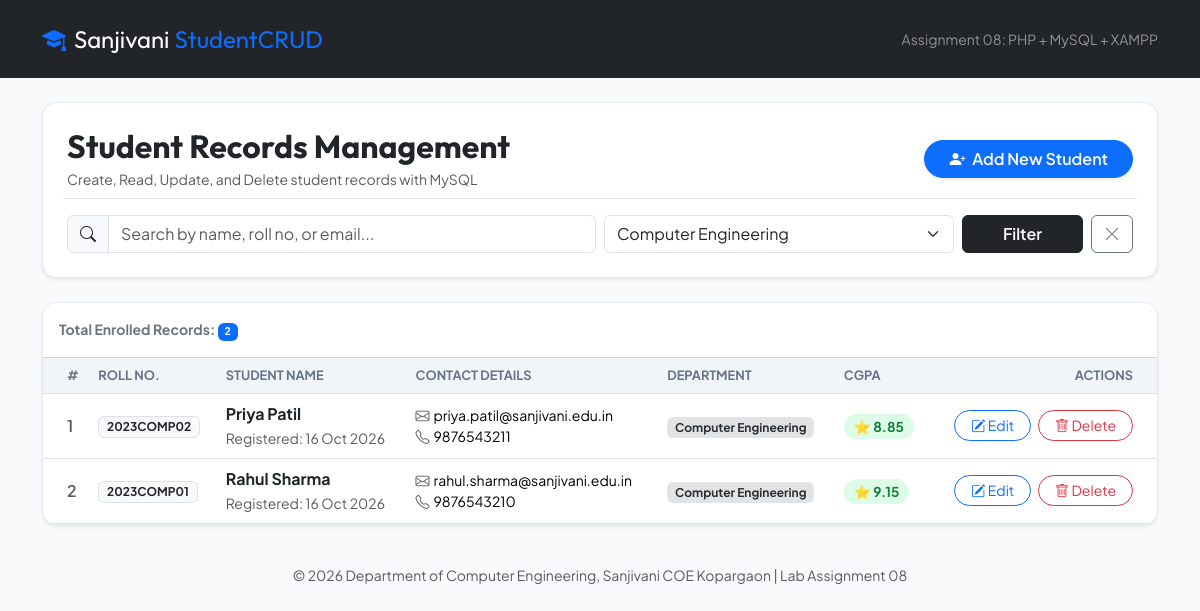
Page /index.php?dept=Computer Engineering on the committed database.
### tables this page shows
CREATE TABLE `students` (
  `id` INT AUTO_INCREMENT PRIMARY KEY,
  `roll_no` VARCHAR(20) NOT NULL UNIQUE,
  `name` VARCHAR(100) NOT NULL,
  `email` VARCHAR(100) NOT NULL UNIQUE,
  `phone` VARCHAR(15) NOT NULL,
  `department` VARCHAR(50) NOT NULL,
  `gpa` DECIMAL(3,2) NOT NULL DEFAULT 0.00,
  `created_at` TIMESTAMP DEFAULT CURRENT_TIMESTAMP
);

### index.php (the view, shortened to what this page needs)
<?php
require_once 'config.php';
$search = trim($_GET['search'] ?? '');
$dept = trim($_GET['dept'] ?? '');
$sql = "SELECT * FROM students WHERE 1=1";
$params = [];
if (!empty($dept)) {
    $sql .= " AND department = ?";
    $params[] = $dept;
}
$sql .= " ORDER BY id DESC";
$stmt = $pdo->prepare($sql);
$stmt->execute($params);
$students = $stmt->fetchAll();
$totalCount = count($students);
?>
<!DOCTYPE html>
<html lang="en">
<head>
  <link href="https://cdn.jsdelivr.net/npm/bootstrap@5.3.3/dist/css/bootstrap.min.css" rel="stylesheet">
  <link href="https://cdn.jsdelivr.net/npm/bootstrap-icons@1.11.3/font/bootstrap-icons.min.css" rel="stylesheet">
</head>
<body>
  <nav class="navbar navbar-dark bg-dark py-3">
    <div class="container">
      <a class="navbar-brand d-flex align-items-center gap-2 brand-font fs-4" href="index.php">
        <i class="bi bi-mortarboard-fill text-primary"></i>
        <span>Sanjivani <span class="text-primary">StudentCRUD</span></span>
      </a>
      <span class="navbar-text small text-white-50">
        Assignment 08: PHP + MySQL + XAMPP
      </span>
    </div>
  </nav>
  <div class="container py-4">
    <div class="card shadow-sm p-4 mb-4 bg-white">
      <div class="d-flex justify-content-between align-items-center flex-wrap gap-3 mb-3">
        <div>
          <h2 class="fw-bold mb-1">Student Records Management</h2>
          <p class="text-muted small mb-0">Create, Read, Update, and Delete student records with MySQL</p>
        </div>
        <a href="create.php" class="btn btn-primary rounded-pill px-4 fw-semibold shadow-sm">
          <i class="bi bi-person-plus-fill me-1"></i> Add New Student
        </a>
      </div>
      <form method="GET" action="index.php" class="row g-2 pt-2 border-top">
        <div class="col-md-6">
          <div class="input-group">
            <span class="input-group-text bg-light"><i class="bi bi-search"></i></span>
            <input type="text" name="search" class="form-control" placeholder="Search by name, roll no, or email..." value="<?= htmlspecialchars($search) ?>">
          </div>
        </div>
        <div class="col-md-4">
          <select name="dept" class="form-select">
            <option value="Computer Engineering" <?= $dept === 'Computer Engineering' ? 'selected' : '' ?>>Computer Engineering</option>
          </select>
        </div>
        <div class="col-md-2 d-flex gap-2">
          <button type="submit" class="btn btn-dark w-100 fw-semibold">Filter</button>
          <?php if (!empty($search) || !empty($dept)): ?>
            <a href="index.php" class="btn btn-outline-secondary" title="Reset Filters"><i class="bi bi-x-lg"></i></a>
          <?php endif; ?>
        </div>
      </form>
    </div>
    <div class="card shadow-sm overflow-hidden bg-white">
      <div class="card-header bg-white py-3 d-flex justify-content-between align-items-center">
        <span class="fw-bold text-secondary small">Total Enrolled Records: <span class="badge bg-primary"><?= $totalCount ?></span></span>
      </div>
      <div class="table-responsive">
        <table class="table table-hover align-middle mb-0">
          <thead>
            <tr>
              <th class="ps-4">#</th>
              <th>Roll No.</th>
              <th>Student Name</th>
              <th>Contact Details</th>
              <th>Department</th>
              <th>CGPA</th>
              <th class="text-end pe-4">Actions</th>
            </tr>
          </thead>
          <tbody>
            <?php if ($totalCount === 0): ?>
              <tr>
                <td colspan="7" class="text-center py-5 text-muted">
                  <i class="bi bi-inbox fs-1 d-block mb-2 text-secondary"></i>
                  <h5>No student records found</h5>
                  <p class="small">Try adjusting search parameters or click "Add New Student".</p>
                </td>
              </tr>
            <?php else: ?>
              <?php foreach ($students as $index => $row): ?>
                <tr>
                  <td class="ps-4 text-muted fw-semibold"><?= $index + 1 ?></td>
                  <td><span class="badge bg-light text-dark border fw-bold"><?= htmlspecialchars($row['roll_no']) ?></span></td>
                  <td>
                    <div class="fw-bold text-dark"><?= htmlspecialchars($row['name']) ?></div>
                    <small class="text-muted">Registered: <?= date('d M Y', strtotime($row['created_at'])) ?></small>
                  </td>
                  <td>
                    <div class="small"><i class="bi bi-envelope text-muted me-1"></i><?= htmlspecialchars($row['email']) ?></div>
                    <div class="small"><i class="bi bi-telephone text-muted me-1"></i><?= htmlspecialchars($row['phone']) ?></div>
                  </td>
                  <td>
                    <span class="badge bg-secondary-subtle text-secondary-emphasis"><?= htmlspecialchars($row['department']) ?></span>
                  </td>
                  <td>
                    <?php
                      $gpa = (float)$row['gpa'];
                      $badgeClass = ($gpa >= 8.5) ? 'gpa-high' : (($gpa >= 7.0) ? 'gpa-med' : 'gpa-low');
                    ?>
                    <span class="gpa-badge <?= $badgeClass ?>">
                      ⭐ <?= number_format($gpa, 2) ?>
                    </span>
                  </td>
                  <td class="text-end pe-4">
                    <a href="edit.php?id=<?= $row['id'] ?>" class="btn btn-sm btn-outline-primary rounded-pill px-3 me-1">
                      <i class="bi bi-pencil-square"></i> Edit
                    </a>
                    <a href="delete.php?id=<?= $row['id'] ?>" class="btn btn-sm btn-outline-danger rounded-pill px-3" onclick="return confirm('Permanently delete student <?= htmlspecialchars(addslashes($row['name'])) ?>?');">
                      <i class="bi bi-trash"></i> Delete
                    </a>
                  </td>
                </tr>
              <?php endforeach; ?>
            <?php endif; ?>
          </tbody>
        </table>
      </div>
    </div>
    <footer class="text-center text-muted small py-4 mt-3">
      &copy; 2026 Department of Computer Engineering, Sanjivani COE Kopargaon | Lab Assignment 08
    </footer>
  </div>
</body>
</html>

### index.php (style rules this page uses)
body { font-family: 'Plus Jakarta Sans', sans-serif; background-color: #f8fafc; color: #0f172a; }
h1, h2, h3, h4, .brand-font { font-family: 'Outfit', sans-serif; }
.card { border-radius: 14px; border: 1px solid #e2e8f0; }
.table thead th { background: #f1f5f9; font-size: 0.8rem; text-transform: uppercase; color: #64748b; font-weight: 700; }
.gpa-badge { padding: 4px 10px; border-radius: 9999px; font-weight: 700; font-size: 0.85rem; }
.gpa-high { background: #dcfce7; color: #15803d; }

### rows in the picture
students: roll_no "2023COMP02", name "Priya Patil", created_at "16 Oct 2026", email "priya.patil@sanjivani.edu.in", phone "9876543211", department "Computer Engineering", gpa "8.85"
students: roll_no "2023COMP01", name "Rahul Sharma", created_at "16 Oct 2026", email "rahul.sharma@sanjivani.edu.in", phone "9876543210", department "Computer Engineering", gpa "9.15"

### other values in the picture
$totalCount "2"
